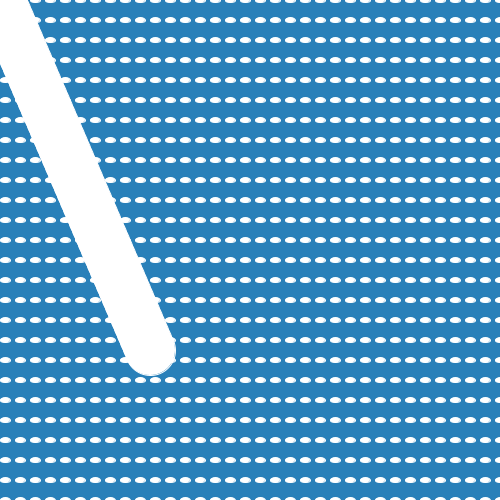
Frame 1 (no input)
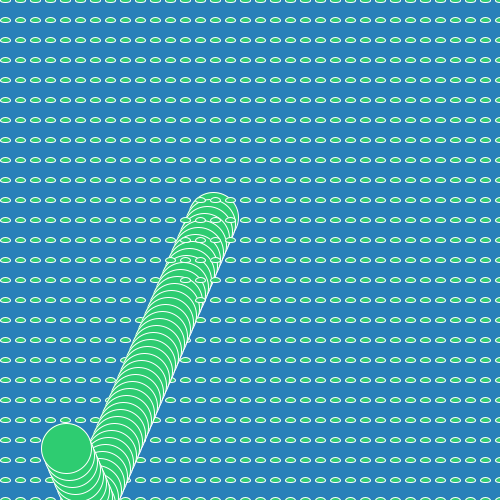
Frame 60 (the mouse pressed at the canvas centre just before this capture)
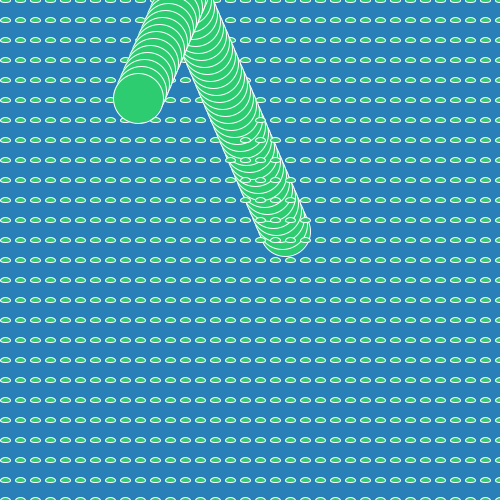
Frame 120 (the mouse held since frame 60 and released just before this capture)

The Processing sketch that drew these frames (run headless with seeded random() and noise(); from frame 60 on, the mouse is pressed at the canvas centre):

// Processing sketch: s05t02Max
// ── s05t02Max.pde
//UDD - Representacion Digital 2
//s05t02Max
//Rebote Pelotita con for y arreglada la nomenclatura

//declarar posicion 
int posX = 0;
int posY = 0;
//declarar velocidad 
int speedY= 7;
int speedX = 3;
//declarar colores
int c1;
int c2;
//declarar float
float cx;
 
void setup() {
  //tamano canvas
  size(500, 500); 
  //ancho canvas y asignar colores
  cx = width;
  c1 = color(41, 128, 185); 
  c2 = color(46, 204, 113); 
}
 //dibujar fondo y elipses
void draw() {
  background(c1);
   noStroke();

   //velocidad y elipses
   for(int i=0; i<750; i=i+15){
    for(int j=0; j<700; j=j+20) {
      stroke(255);
      ellipse(i-10,j,10,5);
          
  }

 
  posX = posX + speedX; //posicion X = posicion X + velocidad X
  posY = posY + speedY;//posicion Y = posicion Y + velocidad Y

//si posicion mayor que ancho invertir direccion y cambiar color cuando llega a la pared derecha
  if (posX > width) { 
    speedX = speedX* -1; 
    fill(c2); 
    background(c1);
  }
  
  //si posicion en X menor que 0 (pared izquierda) invertir direccion
  if (posX < 0) {
    speedX = speedX* -1; 
  }
 //si posicion en Y mayor que altura (pared inferior) invertir direccion
  if (posY > height) { 
    speedY= speedY* -1; 
    
  }
   //si posicion en Y menor que 0 (pared inferior) invertir direccion
  if (posY < 0) { 
    speedY= speedY*-1; 
  }
  ellipse(posX, posY, 50, 50);
}
}
